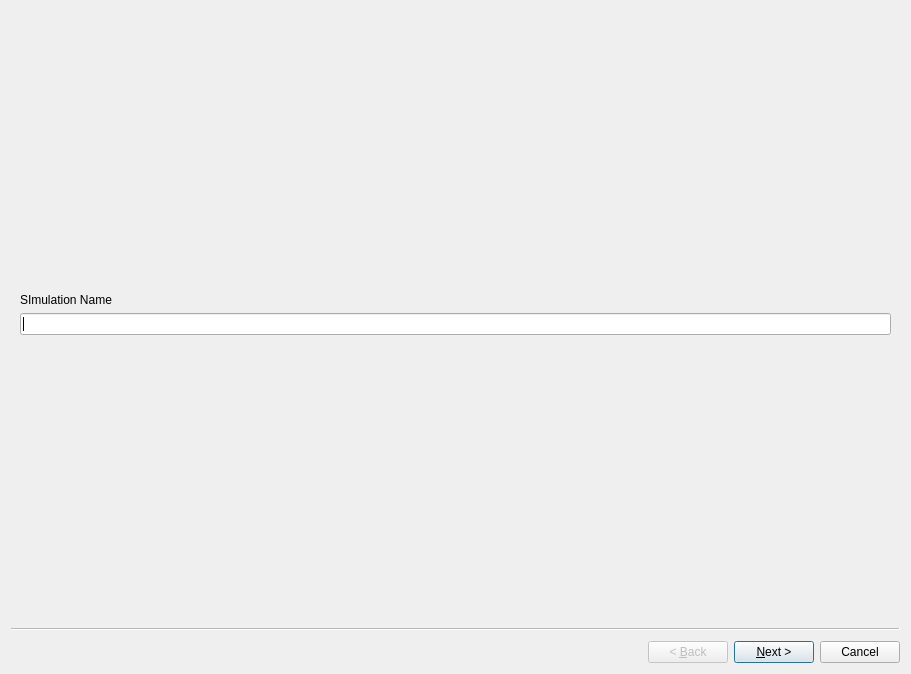
<?xml version="1.0" encoding="UTF-8"?>
<ui version="4.0">
 <class>ParamView</class>
 <widget class="QWizard" name="ParamView">
  <property name="geometry">
   <rect>
    <x>0</x>
    <y>0</y>
    <width>911</width>
    <height>674</height>
   </rect>
  </property>
  <property name="windowTitle">
   <string>Wizard</string>
  </property>
  <widget class="QWizardPage" name="wizardPage_2">
   <layout class="QVBoxLayout" name="verticalLayout_11">
    <item>
     <spacer name="verticalSpacer_13">
      <property name="orientation">
       <enum>Qt::Vertical</enum>
      </property>
      <property name="sizeHint" stdset="0">
       <size>
        <width>20</width>
        <height>40</height>
       </size>
      </property>
     </spacer>
    </item>
    <item>
     <widget class="QLabel" name="label_11">
      <property name="text">
       <string>SImulation Name</string>
      </property>
     </widget>
    </item>
    <item>
     <widget class="QLineEdit" name="lineEdit"/>
    </item>
    <item>
     <spacer name="verticalSpacer_6">
      <property name="orientation">
       <enum>Qt::Vertical</enum>
      </property>
      <property name="sizeHint" stdset="0">
       <size>
        <width>20</width>
        <height>40</height>
       </size>
      </property>
     </spacer>
    </item>
   </layout>
  </widget>
  <widget class="QWizardPage" name="wizardPage1">
   <layout class="QVBoxLayout" name="verticalLayout">
    <item>
     <widget class="QLabel" name="label">
      <property name="text">
       <string>Astronomique Parameters</string>
      </property>
     </widget>
    </item>
    <item>
     <widget class="QTabWidget" name="tabWidget">
      <property name="currentIndex">
       <number>4</number>
      </property>
      <widget class="QWidget" name="tab">
       <attribute name="title">
        <string>Earth Sun Distance</string>
       </attribute>
       <layout class="QVBoxLayout" name="verticalLayout_2">
        <item>
         <widget class="QLabel" name="label_3">
          <property name="text">
           <string>% of Current Distance (100% is the current distance)</string>
          </property>
          <property name="alignment">
           <set>Qt::AlignCenter</set>
          </property>
         </widget>
        </item>
        <item>
         <layout class="QVBoxLayout" name="verticalLayout_3">
          <item>
           <widget class="QRadioButton" name="radioButton">
            <property name="text">
             <string>Current</string>
            </property>
           </widget>
          </item>
          <item>
           <layout class="QHBoxLayout" name="horizontalLayout">
            <item>
             <widget class="QRadioButton" name="radioButton_2">
              <property name="text">
               <string>Other</string>
              </property>
             </widget>
            </item>
            <item>
             <widget class="QDoubleSpinBox" name="doubleSpinBox_3">
              <property name="maximum">
               <double>200.000000000000000</double>
              </property>
             </widget>
            </item>
           </layout>
          </item>
          <item>
           <spacer name="verticalSpacer_2">
            <property name="orientation">
             <enum>Qt::Vertical</enum>
            </property>
            <property name="sizeHint" stdset="0">
             <size>
              <width>20</width>
              <height>40</height>
             </size>
            </property>
           </spacer>
          </item>
         </layout>
        </item>
       </layout>
      </widget>
      <widget class="QWidget" name="tab_2">
       <attribute name="title">
        <string>Solar Power</string>
       </attribute>
       <layout class="QVBoxLayout" name="verticalLayout_4">
        <item>
         <widget class="QLabel" name="label_4">
          <property name="text">
           <string>% of Current solar power (100% is the current solar power)</string>
          </property>
          <property name="alignment">
           <set>Qt::AlignCenter</set>
          </property>
         </widget>
        </item>
        <item>
         <layout class="QVBoxLayout" name="verticalLayout_5">
          <item>
           <widget class="QRadioButton" name="radioButton_3">
            <property name="text">
             <string>Current</string>
            </property>
           </widget>
          </item>
          <item>
           <widget class="QRadioButton" name="radioButton_4">
            <property name="text">
             <string>At Earth Creation</string>
            </property>
           </widget>
          </item>
          <item>
           <layout class="QHBoxLayout" name="horizontalLayout_2">
            <item>
             <widget class="QRadioButton" name="radioButton_5">
              <property name="text">
               <string>Other</string>
              </property>
             </widget>
            </item>
            <item>
             <widget class="QDoubleSpinBox" name="doubleSpinBox_2">
              <property name="maximum">
               <double>200.000000000000000</double>
              </property>
             </widget>
            </item>
           </layout>
          </item>
          <item>
           <spacer name="verticalSpacer">
            <property name="orientation">
             <enum>Qt::Vertical</enum>
            </property>
            <property name="sizeHint" stdset="0">
             <size>
              <width>20</width>
              <height>40</height>
             </size>
            </property>
           </spacer>
          </item>
         </layout>
        </item>
       </layout>
      </widget>
      <widget class="QWidget" name="tab_3">
       <attribute name="title">
        <string>Eccentricity</string>
       </attribute>
       <layout class="QVBoxLayout" name="verticalLayout_6">
        <item>
         <widget class="QLabel" name="label_2">
          <property name="text">
           <string>Change Eccentricity (no unit)</string>
          </property>
          <property name="alignment">
           <set>Qt::AlignCenter</set>
          </property>
         </widget>
        </item>
        <item>
         <layout class="QVBoxLayout" name="verticalLayout_7">
          <item>
           <widget class="QRadioButton" name="radioButton_6">
            <property name="text">
             <string>Current</string>
            </property>
           </widget>
          </item>
          <item>
           <widget class="QRadioButton" name="radioButton_8">
            <property name="text">
             <string>Minimum Value</string>
            </property>
           </widget>
          </item>
          <item>
           <widget class="QRadioButton" name="radioButton_9">
            <property name="text">
             <string>Maximum Value</string>
            </property>
           </widget>
          </item>
          <item>
           <layout class="QHBoxLayout" name="horizontalLayout_4">
            <item>
             <widget class="QRadioButton" name="radioButton_7">
              <property name="text">
               <string>Other</string>
              </property>
             </widget>
            </item>
            <item>
             <widget class="QDoubleSpinBox" name="doubleSpinBox">
              <property name="decimals">
               <number>4</number>
              </property>
              <property name="maximum">
               <double>0.200000000000000</double>
              </property>
              <property name="singleStep">
               <double>0.010000000000000</double>
              </property>
              <property name="value">
               <double>0.016700000000000</double>
              </property>
             </widget>
            </item>
           </layout>
          </item>
         </layout>
        </item>
        <item>
         <layout class="QHBoxLayout" name="horizontalLayout_3">
          <item>
           <widget class="QLabel" name="label_5">
            <property name="text">
             <string/>
            </property>
            <property name="pixmap">
             <pixmap>../figures_explications/excentricite_en.png</pixmap>
            </property>
           </widget>
          </item>
          <item>
           <spacer name="verticalSpacer_3">
            <property name="orientation">
             <enum>Qt::Vertical</enum>
            </property>
            <property name="sizeHint" stdset="0">
             <size>
              <width>20</width>
              <height>40</height>
             </size>
            </property>
           </spacer>
          </item>
         </layout>
        </item>
       </layout>
      </widget>
      <widget class="QWidget" name="tab_4">
       <attribute name="title">
        <string>Obliquity</string>
       </attribute>
       <layout class="QVBoxLayout" name="verticalLayout_8">
        <item>
         <widget class="QLabel" name="label_7">
          <property name="text">
           <string>Change Obliquity (in degree)</string>
          </property>
          <property name="alignment">
           <set>Qt::AlignCenter</set>
          </property>
         </widget>
        </item>
        <item>
         <widget class="QRadioButton" name="radioButton_13">
          <property name="text">
           <string>Current</string>
          </property>
         </widget>
        </item>
        <item>
         <widget class="QRadioButton" name="radioButton_12">
          <property name="text">
           <string>Minimum Value</string>
          </property>
         </widget>
        </item>
        <item>
         <widget class="QRadioButton" name="radioButton_11">
          <property name="text">
           <string>Maximum Value</string>
          </property>
         </widget>
        </item>
        <item>
         <layout class="QHBoxLayout" name="horizontalLayout_5">
          <item>
           <widget class="QRadioButton" name="radioButton_10">
            <property name="text">
             <string>Other</string>
            </property>
           </widget>
          </item>
          <item>
           <widget class="QDoubleSpinBox" name="doubleSpinBox_4">
            <property name="minimum">
             <double>21.800000000000001</double>
            </property>
            <property name="maximum">
             <double>24.399999999999999</double>
            </property>
            <property name="singleStep">
             <double>0.010000000000000</double>
            </property>
            <property name="value">
             <double>23.500000000000000</double>
            </property>
           </widget>
          </item>
         </layout>
        </item>
        <item>
         <layout class="QHBoxLayout" name="horizontalLayout_6">
          <item>
           <widget class="QLabel" name="label_6">
            <property name="text">
             <string/>
            </property>
            <property name="pixmap">
             <pixmap>../figures_explications/obliquite_en.png</pixmap>
            </property>
           </widget>
          </item>
          <item>
           <spacer name="verticalSpacer_4">
            <property name="orientation">
             <enum>Qt::Vertical</enum>
            </property>
            <property name="sizeHint" stdset="0">
             <size>
              <width>20</width>
              <height>40</height>
             </size>
            </property>
           </spacer>
          </item>
         </layout>
        </item>
       </layout>
      </widget>
      <widget class="QWidget" name="tab_5">
       <attribute name="title">
        <string>Precession</string>
       </attribute>
       <layout class="QVBoxLayout" name="verticalLayout_9">
        <item>
         <widget class="QLabel" name="label_9">
          <property name="text">
           <string>Change Obliquity (in degree)</string>
          </property>
          <property name="alignment">
           <set>Qt::AlignCenter</set>
          </property>
         </widget>
        </item>
        <item>
         <widget class="QRadioButton" name="radioButton_17">
          <property name="text">
           <string>Current</string>
          </property>
         </widget>
        </item>
        <item>
         <widget class="QRadioButton" name="radioButton_14">
          <property name="text">
           <string>Minimum Value</string>
          </property>
         </widget>
        </item>
        <item>
         <widget class="QRadioButton" name="radioButton_16">
          <property name="text">
           <string>Maximum Value</string>
          </property>
         </widget>
        </item>
        <item>
         <layout class="QHBoxLayout" name="horizontalLayout_7">
          <item>
           <widget class="QRadioButton" name="radioButton_15">
            <property name="text">
             <string>Other</string>
            </property>
           </widget>
          </item>
          <item>
           <widget class="QDoubleSpinBox" name="doubleSpinBox_5">
            <property name="minimum">
             <double>90.000000000000000</double>
            </property>
            <property name="maximum">
             <double>270.000000000000000</double>
            </property>
            <property name="singleStep">
             <double>0.010000000000000</double>
            </property>
            <property name="value">
             <double>102.700000000000003</double>
            </property>
           </widget>
          </item>
         </layout>
        </item>
        <item>
         <layout class="QHBoxLayout" name="horizontalLayout_8">
          <item>
           <widget class="QLabel" name="label_8">
            <property name="text">
             <string/>
            </property>
            <property name="pixmap">
             <pixmap>../figures_explications/precession_en.png</pixmap>
            </property>
           </widget>
          </item>
          <item>
           <spacer name="verticalSpacer_5">
            <property name="orientation">
             <enum>Qt::Vertical</enum>
            </property>
            <property name="sizeHint" stdset="0">
             <size>
              <width>20</width>
              <height>40</height>
             </size>
            </property>
           </spacer>
          </item>
         </layout>
        </item>
       </layout>
      </widget>
     </widget>
    </item>
   </layout>
  </widget>
  <widget class="QWizardPage" name="wizardPage">
   <layout class="QVBoxLayout" name="verticalLayout_22">
    <item>
     <widget class="QLabel" name="label_17">
      <property name="text">
       <string>You can choose between to type of simulation about CO2 concentration in atmosphere</string>
      </property>
      <property name="alignment">
       <set>Qt::AlignCenter</set>
      </property>
     </widget>
    </item>
    <item>
     <widget class="QRadioButton" name="radioButton_35">
      <property name="text">
       <string>Fix the CO2 concentration</string>
      </property>
     </widget>
    </item>
    <item>
     <widget class="QRadioButton" name="radioButton_36">
      <property name="text">
       <string>Fix CO2 Source and Hole</string>
      </property>
     </widget>
    </item>
    <item>
     <widget class="QWidget" name="widget" native="true">
      <layout class="QVBoxLayout" name="verticalLayout_30">
       <item>
        <layout class="QHBoxLayout" name="horizontalLayout_26">
         <item>
          <layout class="QVBoxLayout" name="verticalLayout_23">
           <item>
            <widget class="QLabel" name="label_18">
             <property name="text">
              <string>Fix the CO2 Concentration (in ppm)</string>
             </property>
             <property name="alignment">
              <set>Qt::AlignCenter</set>
             </property>
            </widget>
           </item>
           <item>
            <layout class="QVBoxLayout" name="verticalLayout_24">
             <item>
              <widget class="QRadioButton" name="radioButton_37">
               <property name="text">
                <string>Current</string>
               </property>
              </widget>
             </item>
             <item>
              <widget class="QRadioButton" name="radioButton_38">
               <property name="text">
                <string>1750's Concentration</string>
               </property>
              </widget>
             </item>
             <item>
              <widget class="QRadioButton" name="radioButton_39">
               <property name="text">
                <string>Cretaceous' Concentration</string>
               </property>
              </widget>
             </item>
             <item>
              <widget class="QRadioButton" name="radioButton_40">
               <property name="text">
                <string>Begin of Earth Concentration</string>
               </property>
              </widget>
             </item>
             <item>
              <layout class="QHBoxLayout" name="horizontalLayout_19">
               <item>
                <widget class="QRadioButton" name="radioButton_41">
                 <property name="text">
                  <string>Other</string>
                 </property>
                </widget>
               </item>
               <item>
                <widget class="QSpinBox" name="spinBox">
                 <property name="maximum">
                  <number>1000000</number>
                 </property>
                 <property name="value">
                  <number>370</number>
                 </property>
                </widget>
               </item>
              </layout>
             </item>
            </layout>
           </item>
          </layout>
         </item>
         <item>
          <spacer name="verticalSpacer_12">
           <property name="orientation">
            <enum>Qt::Vertical</enum>
           </property>
           <property name="sizeHint" stdset="0">
            <size>
             <width>20</width>
             <height>40</height>
            </size>
           </property>
          </spacer>
         </item>
        </layout>
       </item>
      </layout>
     </widget>
    </item>
    <item>
     <widget class="QWidget" name="widget_2" native="true">
      <layout class="QVBoxLayout" name="verticalLayout_31">
       <item>
        <layout class="QVBoxLayout" name="verticalLayout_25">
         <item>
          <widget class="QLabel" name="label_19">
           <property name="text">
            <string>CO2 Source and Hole</string>
           </property>
           <property name="alignment">
            <set>Qt::AlignCenter</set>
           </property>
          </widget>
         </item>
         <item>
          <layout class="QHBoxLayout" name="horizontalLayout_20">
           <item>
            <layout class="QVBoxLayout" name="verticalLayout_26">
             <item>
              <widget class="QLabel" name="label_20">
               <property name="text">
                <string>CO2 Source</string>
               </property>
               <property name="alignment">
                <set>Qt::AlignCenter</set>
               </property>
              </widget>
             </item>
             <item>
              <layout class="QVBoxLayout" name="verticalLayout_28">
               <item>
                <widget class="QLabel" name="label_22">
                 <property name="text">
                  <string>Anthropic Emission (Gt/yr)</string>
                 </property>
                 <property name="alignment">
                  <set>Qt::AlignCenter</set>
                 </property>
                </widget>
               </item>
               <item>
                <widget class="QRadioButton" name="radioButton_42">
                 <property name="text">
                  <string>Null</string>
                 </property>
                 <property name="checked">
                  <bool>false</bool>
                 </property>
                </widget>
               </item>
               <item>
                <widget class="QRadioButton" name="radioButton_43">
                 <property name="text">
                  <string>Current</string>
                 </property>
                 <property name="checked">
                  <bool>false</bool>
                 </property>
                </widget>
               </item>
               <item>
                <widget class="QRadioButton" name="radioButton_44">
                 <property name="text">
                  <string>2x Current</string>
                 </property>
                </widget>
               </item>
               <item>
                <layout class="QHBoxLayout" name="horizontalLayout_22">
                 <item>
                  <widget class="QRadioButton" name="radioButton_45">
                   <property name="text">
                    <string>Other</string>
                   </property>
                   <property name="checked">
                    <bool>true</bool>
                   </property>
                  </widget>
                 </item>
                 <item>
                  <widget class="QDoubleSpinBox" name="doubleSpinBox_10">
                   <property name="maximum">
                    <double>50.000000000000000</double>
                   </property>
                   <property name="value">
                    <double>8.000000000000000</double>
                   </property>
                  </widget>
                 </item>
                </layout>
               </item>
              </layout>
             </item>
             <item>
              <layout class="QVBoxLayout" name="verticalLayout_29">
               <item>
                <widget class="QLabel" name="label_24">
                 <property name="text">
                  <string>Volcanic Activity (Gt/yr)</string>
                 </property>
                 <property name="alignment">
                  <set>Qt::AlignCenter</set>
                 </property>
                </widget>
               </item>
               <item>
                <widget class="QRadioButton" name="radioButton_48">
                 <property name="text">
                  <string>Current</string>
                 </property>
                </widget>
               </item>
               <item>
                <widget class="QRadioButton" name="radioButton_49">
                 <property name="text">
                  <string>Earth Begin</string>
                 </property>
                </widget>
               </item>
               <item>
                <layout class="QHBoxLayout" name="horizontalLayout_24">
                 <item>
                  <widget class="QRadioButton" name="radioButton_50">
                   <property name="text">
                    <string>Other</string>
                   </property>
                   <property name="checked">
                    <bool>true</bool>
                   </property>
                  </widget>
                 </item>
                 <item>
                  <widget class="QDoubleSpinBox" name="doubleSpinBox_12">
                   <property name="maximum">
                    <double>2.490000000000000</double>
                   </property>
                   <property name="value">
                    <double>0.080000000000000</double>
                   </property>
                  </widget>
                 </item>
                </layout>
               </item>
              </layout>
             </item>
            </layout>
           </item>
           <item>
            <spacer name="verticalSpacer_11">
             <property name="orientation">
              <enum>Qt::Vertical</enum>
             </property>
             <property name="sizeType">
              <enum>QSizePolicy::Expanding</enum>
             </property>
             <property name="sizeHint" stdset="0">
              <size>
               <width>20</width>
               <height>40</height>
              </size>
             </property>
            </spacer>
           </item>
           <item>
            <layout class="QVBoxLayout" name="verticalLayout_27">
             <item>
              <widget class="QLabel" name="label_21">
               <property name="text">
                <string>CO2 Hole</string>
               </property>
               <property name="alignment">
                <set>Qt::AlignCenter</set>
               </property>
              </widget>
             </item>
             <item>
              <layout class="QVBoxLayout" name="verticalLayout_32">
               <item>
                <widget class="QLabel" name="label_23">
                 <property name="text">
                  <string>Continental Alteration
 (% of Current Alteration)</string>
                 </property>
                 <property name="alignment">
                  <set>Qt::AlignCenter</set>
                 </property>
                </widget>
               </item>
               <item>
                <widget class="QRadioButton" name="radioButton_46">
                 <property name="text">
                  <string>Current</string>
                 </property>
                </widget>
               </item>
              </layout>
             </item>
             <item>
              <layout class="QHBoxLayout" name="horizontalLayout_23">
               <item>
                <widget class="QRadioButton" name="radioButton_47">
                 <property name="text">
                  <string>Other</string>
                 </property>
                 <property name="checked">
                  <bool>true</bool>
                 </property>
                </widget>
               </item>
               <item>
                <widget class="QDoubleSpinBox" name="doubleSpinBox_11">
                 <property name="maximum">
                  <double>1000.000000000000000</double>
                 </property>
                 <property name="value">
                  <double>100.000000000000000</double>
                 </property>
                </widget>
               </item>
              </layout>
             </item>
             <item>
              <layout class="QVBoxLayout" name="verticalLayout_33">
               <item>
                <widget class="QLabel" name="label_25">
                 <property name="text">
                  <string>Biologic Storage (Mt/yr/ppm)</string>
                 </property>
                 <property name="alignment">
                  <set>Qt::AlignCenter</set>
                 </property>
                </widget>
               </item>
               <item>
                <widget class="QRadioButton" name="radioButton_52">
                 <property name="text">
                  <string>Null</string>
                 </property>
                </widget>
               </item>
               <item>
                <widget class="QRadioButton" name="radioButton_51">
                 <property name="text">
                  <string>Carboniferous</string>
                 </property>
                </widget>
               </item>
               <item>
                <layout class="QHBoxLayout" name="horizontalLayout_25">
                 <item>
                  <widget class="QRadioButton" name="radioButton_53">
                   <property name="text">
                    <string>Other</string>
                   </property>
                   <property name="checked">
                    <bool>true</bool>
                   </property>
                  </widget>
                 </item>
                 <item>
                  <widget class="QDoubleSpinBox" name="doubleSpinBox_13"/>
                 </item>
                </layout>
               </item>
              </layout>
             </item>
            </layout>
           </item>
          </layout>
         </item>
        </layout>
       </item>
      </layout>
     </widget>
    </item>
   </layout>
  </widget>
  <widget class="QWizardPage" name="wizardPage2">
   <layout class="QVBoxLayout" name="verticalLayout_10">
    <item>
     <widget class="QLabel" name="label_10">
      <property name="text">
       <string>Climatic Retroaction</string>
      </property>
     </widget>
    </item>
    <item>
     <widget class="QTabWidget" name="tabWidget_2">
      <property name="currentIndex">
       <number>0</number>
      </property>
      <widget class="QWidget" name="tab_6">
       <attribute name="title">
        <string>Albedo</string>
       </attribute>
       <layout class="QVBoxLayout" name="verticalLayout_12">
        <item>
         <layout class="QHBoxLayout" name="horizontalLayout_9">
          <item>
           <widget class="QRadioButton" name="radioButton_18">
            <property name="text">
             <string>Unplug Retroaction and Choose Albedo value (in %)</string>
            </property>
           </widget>
          </item>
          <item>
           <layout class="QVBoxLayout" name="verticalLayout_15">
            <item>
             <widget class="QRadioButton" name="radioButton_20">
              <property name="text">
               <string>Current</string>
              </property>
             </widget>
            </item>
            <item>
             <widget class="QRadioButton" name="radioButton_21">
              <property name="text">
               <string>Ice Albedo</string>
              </property>
             </widget>
            </item>
            <item>
             <widget class="QRadioButton" name="radioButton_22">
              <property name="text">
               <string>Ground Albedo</string>
              </property>
             </widget>
            </item>
            <item>
             <layout class="QHBoxLayout" name="horizontalLayout_11">
              <item>
               <widget class="QRadioButton" name="radioButton_23">
                <property name="text">
                 <string>Other</string>
                </property>
               </widget>
              </item>
              <item>
               <widget class="QDoubleSpinBox" name="doubleSpinBox_6">
                <property name="maximum">
                 <double>100.000000000000000</double>
                </property>
                <property name="value">
                 <double>32.990000000000002</double>
                </property>
               </widget>
              </item>
             </layout>
            </item>
           </layout>
          </item>
         </layout>
        </item>
        <item>
         <layout class="QHBoxLayout" name="horizontalLayout_10">
          <item>
           <widget class="QRadioButton" name="radioButton_19">
            <property name="text">
             <string>Authorize Retroaction: Albedo depens on temperature</string>
            </property>
           </widget>
          </item>
         </layout>
        </item>
        <item>
         <layout class="QHBoxLayout" name="horizontalLayout_12">
          <item>
           <widget class="QLabel" name="label_12">
            <property name="text">
             <string/>
            </property>
            <property name="pixmap">
             <pixmap>../figures_explications/albedo_en.png</pixmap>
            </property>
           </widget>
          </item>
          <item>
           <spacer name="verticalSpacer_7">
            <property name="orientation">
             <enum>Qt::Vertical</enum>
            </property>
            <property name="sizeHint" stdset="0">
             <size>
              <width>20</width>
              <height>40</height>
             </size>
            </property>
           </spacer>
          </item>
         </layout>
        </item>
       </layout>
      </widget>
      <widget class="QWidget" name="tab_8">
       <attribute name="title">
        <string>Ocean</string>
       </attribute>
       <layout class="QVBoxLayout" name="verticalLayout_14">
        <item>
         <widget class="QRadioButton" name="radioButton_24">
          <property name="text">
           <string>Don't Consider CO2 Oceanic flow</string>
          </property>
         </widget>
        </item>
        <item>
         <widget class="QRadioButton" name="radioButton_25">
          <property name="text">
           <string>Consider CO2 Oceanic flow, but not depends on temperature</string>
          </property>
         </widget>
        </item>
        <item>
         <layout class="QHBoxLayout" name="horizontalLayout_13">
          <item>
           <widget class="QLabel" name="label_13">
            <property name="text">
             <string>Set the % of CO2 emissions sponged by ocean</string>
            </property>
           </widget>
          </item>
          <item>
           <layout class="QVBoxLayout" name="verticalLayout_16">
            <item>
             <widget class="QRadioButton" name="radioButton_27">
              <property name="text">
               <string>Current</string>
              </property>
             </widget>
            </item>
            <item>
             <layout class="QHBoxLayout" name="horizontalLayout_14">
              <item>
               <widget class="QRadioButton" name="radioButton_28">
                <property name="text">
                 <string>Other</string>
                </property>
               </widget>
              </item>
              <item>
               <widget class="QDoubleSpinBox" name="doubleSpinBox_7">
                <property name="minimum">
                 <double>-50.000000000000000</double>
                </property>
                <property name="maximum">
                 <double>100.000000000000000</double>
                </property>
                <property name="value">
                 <double>20.000000000000000</double>
                </property>
               </widget>
              </item>
             </layout>
            </item>
           </layout>
          </item>
         </layout>
        </item>
        <item>
         <widget class="QRadioButton" name="radioButton_26">
          <property name="text">
           <string>CO2 Flow depends on Temperature</string>
          </property>
         </widget>
        </item>
        <item>
         <spacer name="verticalSpacer_8">
          <property name="orientation">
           <enum>Qt::Vertical</enum>
          </property>
          <property name="sizeHint" stdset="0">
           <size>
            <width>20</width>
            <height>40</height>
           </size>
          </property>
         </spacer>
        </item>
       </layout>
      </widget>
      <widget class="QWidget" name="tab_9">
       <attribute name="title">
        <string>Vegetation</string>
       </attribute>
       <layout class="QVBoxLayout" name="verticalLayout_18">
        <item>
         <widget class="QRadioButton" name="radioButton_29">
          <property name="text">
           <string>Don't Consider CO2 flow due to vegetation</string>
          </property>
         </widget>
        </item>
        <item>
         <widget class="QRadioButton" name="radioButton_32">
          <property name="text">
           <string>Consider CO2 flow due to vegetation</string>
          </property>
         </widget>
        </item>
        <item>
         <layout class="QHBoxLayout" name="horizontalLayout_15">
          <item>
           <widget class="QLabel" name="label_14">
            <property name="text">
             <string>Set the % of emission sponged by vegetation</string>
            </property>
           </widget>
          </item>
          <item>
           <layout class="QVBoxLayout" name="verticalLayout_17">
            <item>
             <widget class="QRadioButton" name="radioButton_30">
              <property name="text">
               <string>Current</string>
              </property>
             </widget>
            </item>
            <item>
             <layout class="QHBoxLayout" name="horizontalLayout_16">
              <item>
               <widget class="QRadioButton" name="radioButton_31">
                <property name="text">
                 <string>Other</string>
                </property>
               </widget>
              </item>
              <item>
               <widget class="QDoubleSpinBox" name="doubleSpinBox_8">
                <property name="minimum">
                 <double>-50.000000000000000</double>
                </property>
                <property name="maximum">
                 <double>100.000000000000000</double>
                </property>
                <property name="value">
                 <double>35.000000000000000</double>
                </property>
               </widget>
              </item>
             </layout>
            </item>
           </layout>
          </item>
         </layout>
        </item>
        <item>
         <spacer name="verticalSpacer_9">
          <property name="orientation">
           <enum>Qt::Vertical</enum>
          </property>
          <property name="sizeHint" stdset="0">
           <size>
            <width>20</width>
            <height>40</height>
           </size>
          </property>
         </spacer>
        </item>
       </layout>
      </widget>
      <widget class="QWidget" name="tab_7">
       <attribute name="title">
        <string>Water Steam</string>
       </attribute>
       <layout class="QVBoxLayout" name="verticalLayout_19">
        <item>
         <layout class="QHBoxLayout" name="horizontalLayout_17">
          <item>
           <widget class="QLabel" name="label_15">
            <property name="text">
             <string>Unplug Retroaction
Steam Concentration is fixed
 You can set this value in %</string>
            </property>
           </widget>
          </item>
          <item>
           <layout class="QVBoxLayout" name="verticalLayout_21">
            <item>
             <widget class="QRadioButton" name="radioButton_33">
              <property name="text">
               <string>Current</string>
              </property>
             </widget>
            </item>
            <item>
             <layout class="QHBoxLayout" name="horizontalLayout_18">
              <item>
               <widget class="QRadioButton" name="radioButton_34">
                <property name="text">
                 <string>Other</string>
                </property>
               </widget>
              </item>
              <item>
               <widget class="QDoubleSpinBox" name="doubleSpinBox_9">
                <property name="maximum">
                 <double>1000.000000000000000</double>
                </property>
                <property name="value">
                 <double>105.700000000000003</double>
                </property>
               </widget>
              </item>
             </layout>
            </item>
           </layout>
          </item>
         </layout>
        </item>
        <item>
         <widget class="QLabel" name="label_16">
          <property name="text">
           <string>Authorize Rétroaction
Steam Concentration depends on Temperature</string>
          </property>
         </widget>
        </item>
        <item>
         <spacer name="verticalSpacer_10">
          <property name="orientation">
           <enum>Qt::Vertical</enum>
          </property>
          <property name="sizeHint" stdset="0">
           <size>
            <width>20</width>
            <height>40</height>
           </size>
          </property>
         </spacer>
        </item>
       </layout>
      </widget>
     </widget>
    </item>
   </layout>
  </widget>
 </widget>
 <resources/>
 <connections/>
</ui>
